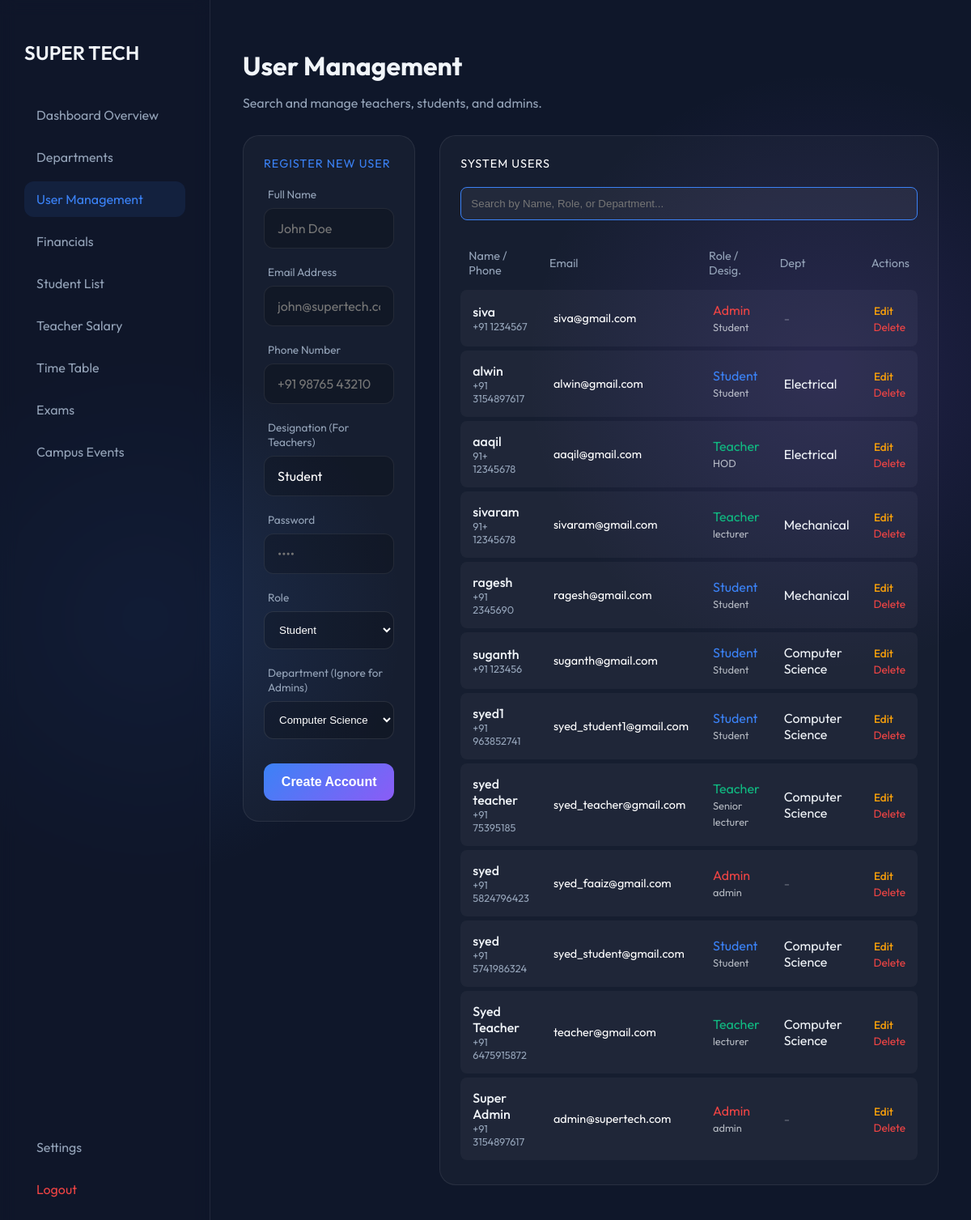
The page /user_management.php (signed in) on the database its author committed.
### tables this page shows
CREATE TABLE `users` (
  `id` int(11) NOT NULL,
  `name` varchar(100) NOT NULL,
  `email` varchar(100) NOT NULL,
  `password` varchar(255) NOT NULL,
  `role` enum('admin','teacher','student') NOT NULL,
  `dept_id` int(11) DEFAULT NULL,
  `salary` decimal(10,2) DEFAULT 0.00,
  `fees_due` decimal(10,2) DEFAULT 0.00,
  `phone` varchar(20) DEFAULT NULL,
  `designation` varchar(100) DEFAULT 'Student',
  `profile_pic` varchar(255) DEFAULT NULL
);

CREATE TABLE `departments` (
  `id` int(11) NOT NULL,
  `name` varchar(100) NOT NULL,
  `fees` decimal(10,2) DEFAULT 0.00
);

### user_management.php (the view, shortened to what this page needs)
<?php
include 'db.php';
?>
<!DOCTYPE html>
<html>
<head>
    <link rel="stylesheet" href="style.css">
</head>
<body>
    <div class="dashboard-container">
        <div class="sidebar">
            <h2 style="margin-bottom: 40px; font-weight: 600;">SUPER TECH</h2>
            <nav>
                <a href="admin_dashboard.php" class="nav-item">Dashboard Overview</a>
                <a href="departments.php" class="nav-item">Departments</a>
                <a href="user_management.php" class="nav-item active">User Management</a>
                <a href="financials.php" class="nav-item">Financials</a>
                <a href="student_list.php" class="nav-item">Student List</a>
                <a href="teacher_salary.php" class="nav-item">Teacher Salary</a>
                <a href="timetable.php" class="nav-item">Time Table</a>
                <a href="exams.php" class="nav-item">Exams</a>
                <a href="admin_events.php" class="nav-item">Campus Events</a>
            </nav>
            <div style="margin-top: auto;">
            	<a href="settings.php" class="nav-item">Settings</a>
                <a href="logout.php" class="nav-item" style="color: #ef4444;">Logout</a>
            </div>
        </div>
        <div class="main-area">
            <h1 style="margin-bottom: 10px;">User Management</h1>
            <p style="color: var(--text-muted); margin-bottom: 30px;">Search and manage teachers, students, and admins.</p>
            <div style="display: grid; grid-template-columns: 1fr 2fr; gap: 30px;">
                <div class="tech-card" style="height: fit-content;">
                    <h3 style="color: var(--accent-glow); margin-bottom: 20px;">Register New User</h3>
                    <form method="POST">
                        <div class="input-group">
                            <label>Full Name</label>
                            <input type="text" name="name" required placeholder="John Doe">
                        </div>
                        <div class="input-group">
                            <label>Email Address</label>
                            <input type="email" name="email" required placeholder="john@supertech.com">
                        </div>
                        <div class="input-group">
                            <label>Phone Number</label>
                            <input type="text" name="phone" required placeholder="+91 98765 43210">
                        </div>
                        <div class="input-group">
                            <label>Designation (For Teachers)</label>
                            <input type="text" name="designation" placeholder="e.g. Student / HOD" value="Student">
                        </div>
                        <div class="input-group">
                            <label>Password</label>
                            <input type="password" name="password" required placeholder="••••">
                        </div>
                        <div class="input-group">
                            <label>Role</label>
                            <select name="role" style="width: 100%; padding: 14px; background: rgba(0,0,0,0.2); border: 1px solid rgba(255,255,255,0.1); border-radius: 12px; color: white; outline: none;">
                                <option value="student">Student</option>
                            </select>
                        </div>
                        <div class="input-group">
                            <label>Department (Ignore for Admins)</label>
                            <select name="dept_id" style="width: 100%; padding: 14px; background: rgba(0,0,0,0.2); border: 1px solid rgba(255,255,255,0.1); border-radius: 12px; color: white; outline: none;">
                                <?php
                                $d_res = $conn->query("SELECT * FROM departments");
                                while($d = $d_res->fetch_assoc()) {
                                    echo "<option value='{$d['id']}'>{$d['name']}</option>";
                                }
                                ?>
                            </select>
                        </div>
                        <button type="submit" name="add_user" class="btn-tech">Create Account</button>
                    </form>
                </div>
                <div class="tech-card">
                    <h3 style="color: white; margin-bottom: 20px;">System Users</h3>
                    <input type="text" id="searchInput" placeholder="Search by Name, Role, or Department..." style="width: 100%; padding: 12px; margin-bottom: 20px; background: rgba(255,255,255,0.05); border: 1px solid var(--glass-border); border-radius: 8px; color: white; outline: none; border-color: #3b82f6;">
                    <table style="width: 100%; border-collapse: separate; border-spacing: 0 5px;">
                        <thead>
                            <tr style="color: var(--text-muted); font-size: 0.85rem; text-align: left;">
                                <th style="padding: 10px;">Name / Phone</th>
                                <th style="padding: 10px;">Email</th> <th style="padding: 10px;">Role / Desig.</th>
                                <th style="padding: 10px;">Dept</th>
                                <th style="padding: 10px; text-align: right;">Actions</th>
                            </tr>
                        </thead>
                        <tbody id="userTable">
                            <?php
                            $sql = "SELECT users.*, departments.name as dept_name
                                    FROM users
                                    LEFT JOIN departments ON users.dept_id = departments.id
                                    ORDER BY users.id DESC";
                            $result = $conn->query($sql);
                            if ($result->num_rows > 0) {
                                while($row = $result->fetch_assoc()) {
                                    $roleColor = '#3b82f6';
                                    if($row['role'] == 'teacher') $roleColor = '#10b981';
                                    if($row['role'] == 'admin') $roleColor = '#ef4444';
                                    $dept_display = $row['dept_name'] ? $row['dept_name'] : "<span style='opacity:0.3;'>-</span>";
                                    $phone_display = $row['phone'] ? $row['phone'] : "No Phone";
                                    $desig_display = $row['designation'] ? $row['designation'] : "-";
                                    echo "<tr style='background: rgba(255,255,255,0.02);'>
                                            <td style='padding: 15px; border-radius: 8px 0 0 8px;'>
                                                <div style='font-weight: 500;'>{$row['name']}</div>
                                                <div style='font-size: 0.8rem; color: var(--text-muted);'>{$phone_display}</div>
                                            </td>
                                            <td style='padding: 15px; font-size: 0.9rem; color: #fff;'>
                                                {$row['email']}
                                            </td>
                                            <td style='padding: 15px;'>
                                                <span style='color: $roleColor; text-transform: capitalize;'>{$row['role']}</span><br>
                                                <span style='font-size: 0.8rem; opacity:0.7;'>$desig_display</span>
                                            </td>
                                            <td style='padding: 15px;'>$dept_display</td>
                                            <td style='padding: 15px; text-align: right; border-radius: 0 8px 8px 0;'>
                                                <a href='edit_user.php?id={$row['id']}' style='color: #f59e0b; text-decoration: none; font-size: 0.85rem; margin-right: 15px; font-weight: 500;'>Edit</a>
                                                <a href='user_management.php?delete={$row['id']}' style='color: #ef4444; text-decoration: none; font-size: 0.85rem;' onclick='return confirm(\"Delete this user?\")'>Delete</a>
                                            </td>
                                          </tr>";
                                }
                            }
                            ?>
                        </tbody>
                    </table>
                </div>
            </div>
        </div>
    </div>
</body>
</html>

### style.css (style rules this page uses)
:root { --bg-deep: #0f172a; --accent-glow: #3b82f6; --accent-secondary: #8b5cf6; --text-main: #f1f5f9; --text-muted: #94a3b8; --glass-bg: rgba(255, 255, 255, 0.03); --glass-border: rgba(255, 255, 255, 0.08); --input-bg: rgba(0, 0, 0, 0.2); }
* { box-sizing: border-box; }
body { font-family: 'Outfit', sans-serif; margin: 0; background-color: var(--bg-deep); background-image: radial-gradient(circle at 15% 50%, rgba(59, 130, 246, 0.15), transparent 25%), radial-gradient(circle at 85% 30%, rgba(139, 92, 246, 0.15), transparent 25%); color: var(--text-main); height: 100vh; overflow: hidden; }
.input-group { margin-bottom: 20px; text-align: left; }
.input-group label { display: block; color: var(--text-muted); font-size: 0.85rem; margin-bottom: 8px; margin-left: 5px; }
.input-group input { width: 100%; padding: 14px 16px; background: var(--input-bg); border: 1px solid var(--glass-border); border-radius: 12px; color: white; font-family: 'Outfit', sans-serif; font-size: 1rem; transition: all 0.3s ease; }
.btn-tech { width: 100%; padding: 14px; margin-top: 10px; background: linear-gradient(135deg, var(--accent-glow), var(--accent-secondary)); color: white; border: none; border-radius: 12px; font-size: 1rem; font-weight: 600; cursor: pointer; transition: transform 0.2s, box-shadow 0.2s; }
.dashboard-container { display: flex; height: 100vh; }
.sidebar { width: 260px; background: rgba(15, 23, 42, 0.6); backdrop-filter: blur(10px); border-right: 1px solid var(--glass-border); padding: 30px; display: flex; flex-direction: column; }
.nav-item { display: flex; align-items: center; padding: 12px 15px; color: var(--text-muted); text-decoration: none; border-radius: 12px; margin-bottom: 8px; transition: 0.3s; }
.nav-item:hover, .nav-item.active { background: rgba(59, 130, 246, 0.1); color: var(--accent-glow); }
.main-area { flex: 1; padding: 40px; overflow-y: auto; }
.tech-card { background: var(--glass-bg); border: 1px solid var(--glass-border); border-radius: 20px; padding: 25px; margin-bottom: 25px; transition: all 0.3s cubic-bezier(0.4, 0, 0.2, 1); position: relative; }
.tech-card h3 { margin-top: 0; font-weight: 400; color: var(--text-muted); font-size: 0.9rem; text-transform: uppercase; letter-spacing: 1px; }
table { width: 100%; border-collapse: separate; border-spacing: 0 8px; }
th { text-align: left; color: var(--text-muted); padding: 15px; font-weight: 400; font-size: 0.9rem; }
td { background: rgba(255,255,255,0.02); padding: 15px; }
td:first-child { border-radius: 10px 0 0 10px; }
td:last-child { border-radius: 0 10px 10px 0; }

### rows shown on the page
users: name "siva", phone "+91 1234567", email "siva@gmail.com", role "Admin", designation "Student"
users: name "alwin", phone "+91 3154897617", email "alwin@gmail.com", role "Student", designation "Student", dept.name "Electrical"
users: name "aaqil", phone "91+ 12345678", email "aaqil@gmail.com", role "Teacher", designation "HOD", dept.name "Electrical"
users: name "sivaram", phone "91+ 12345678", email "sivaram@gmail.com", role "Teacher", designation "lecturer", dept.name "Mechanical"
users: name "ragesh", phone "+91 2345690", email "ragesh@gmail.com", role "Student", designation "Student", dept.name "Mechanical"
users: name "suganth", phone "+91 123456", email "suganth@gmail.com", role "Student", designation "Student", dept.name "Computer Science"
users: name "syed1", phone "+91 963852741", email "syed_student1@gmail.com", role "Student", designation "Student", dept.name "Computer Science"
users: name "syed teacher", phone "+91 75395185", email "syed_teacher@gmail.com", role "Teacher", designation "Senior lecturer", dept.name "Computer Science"
users: name "syed", phone "+91 5824796423", email "syed_faaiz@gmail.com", role "Admin", designation "admin"
users: name "syed", phone "+91 5741986324", email "syed_student@gmail.com", role "Student", designation "Student", dept.name "Computer Science"
users: name "Syed Teacher", phone "+91 6475915872", email "teacher@gmail.com", role "Teacher", designation "lecturer", dept.name "Computer Science"
users: name "Super Admin", phone "+91 3154897617", email "admin@supertech.com", role "Admin", designation "admin"

### other values the page prints
form field dept_id "Computer Science"
